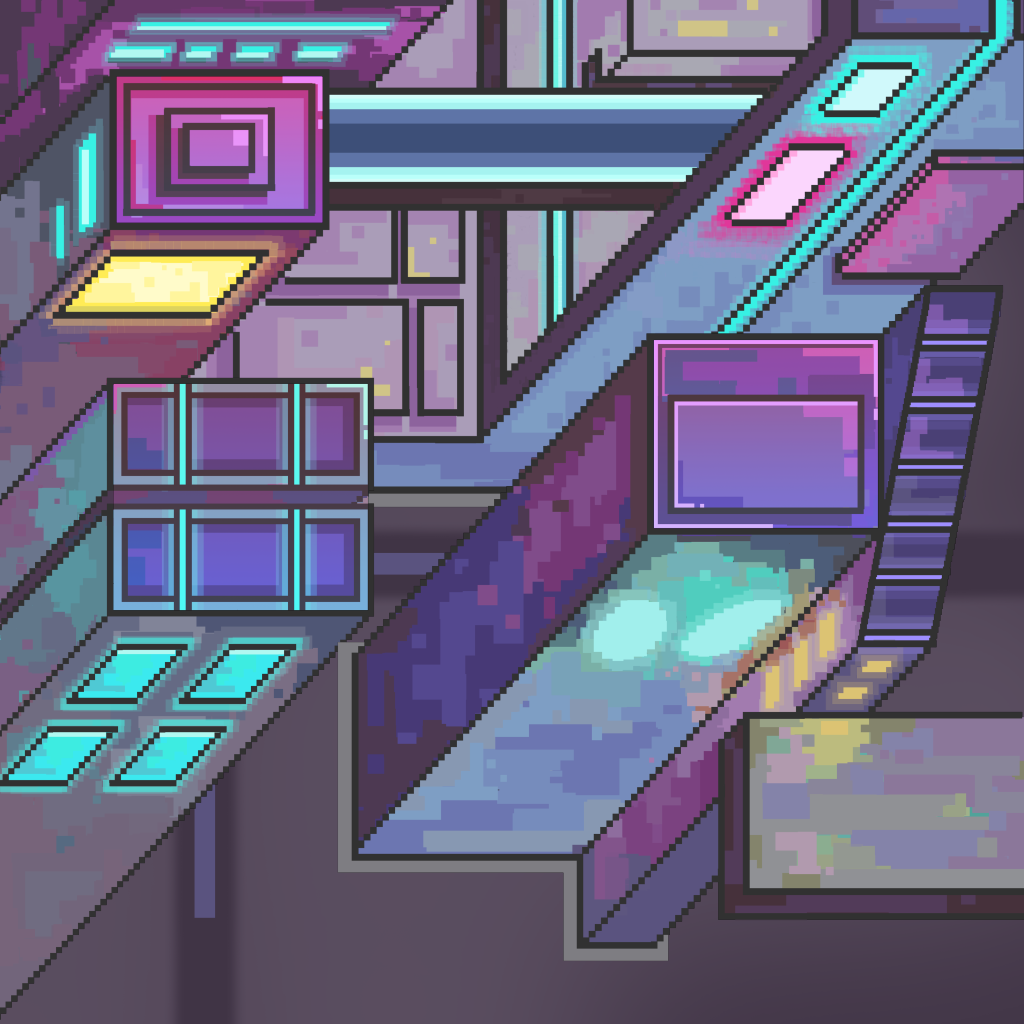

Tiled map render using the project's own tile images. Description and the whole map definition, tile-layer contents included, below:
An orthogonal 16x16 tile map with 64x64 px tiles, 1 tile layer (BG), 4 image layers and 7 objects.

<map version="1.5" tiledversion="1.7.2" orientation="orthogonal" renderorder="right-down" width="16" height="16" tilewidth="64" tileheight="64" infinite="0" nextlayerid="12" nextobjectid="49">
 <tileset firstgid="1" source="tilesheet_complete.tsx" />
 <layer id="6" name="BG" width="16" height="16" locked="1">
  <data encoding="csv">
3,3,3,3,3,3,3,3,3,3,3,3,3,3,3,3,
3,3,3,3,3,3,3,3,3,3,3,3,3,3,3,3,
3,3,3,3,3,3,3,3,3,3,3,3,3,3,3,3,
3,3,3,3,3,3,3,3,3,3,3,3,3,3,3,3,
3,3,3,3,3,3,3,3,3,3,3,3,3,3,3,3,
3,3,3,3,3,3,3,3,3,3,3,3,3,3,3,3,
3,3,3,3,3,3,3,3,3,3,3,3,3,3,3,3,
3,3,3,3,3,3,3,3,3,3,3,3,3,3,3,3,
3,3,3,3,3,3,3,3,3,3,3,3,3,3,3,3,
3,3,3,3,3,3,3,3,3,3,3,3,3,3,3,3,
3,3,3,3,3,3,3,3,3,3,3,3,3,3,3,3,
3,3,3,3,3,3,3,3,3,3,3,3,3,3,3,3,
3,3,3,3,3,3,3,3,3,3,3,3,3,3,3,3,
3,3,3,3,3,3,3,3,3,3,3,3,3,3,3,3,
3,3,3,3,3,3,3,3,3,3,3,3,3,3,3,3,
3,3,3,3,3,3,3,3,3,3,3,3,3,3,3,3
</data>
 </layer>
 <imagelayer id="7" name="Image Layer 1" locked="1">
  <image source="Background/BG_city_background_01.png" width="1024" height="1815" />
 </imagelayer>
 <imagelayer id="8" name="Image Layer 2" locked="1">
  <image source="Platform/Building/PF_building_01.png" width="1024" height="1815" />
 </imagelayer>
 <imagelayer id="9" name="Image Layer 3" locked="1">
  <image source="Platform/Building/PF_building_02.png" width="1024" height="1815" />
 </imagelayer>
 <imagelayer id="10" name="Image Layer 4" locked="1">
  <image source="Platform/Building/PF_building_03.png" width="1024" height="1815" />
 </imagelayer>
 <objectgroup id="2" name="Platform" locked="1">
  <object id="39" x="111.333" y="67" width="218.667" height="161.333" />
  <object id="40" x="648.333" y="331.667" width="236.667" height="202" />
  <object id="41" x="110" y="382" width="261.333" height="105.333" />
  <object id="42" x="111.667" y="506.667" width="260.667" height="106.333" />
  <object id="43" x="744.667" y="712.333" width="278.333" height="180" />
 </objectgroup>
 <objectgroup id="4" name="Obstacle" locked="1" />
 <objectgroup id="5" name="MovingPlatform">
  <object id="45" x="344.333" y="889.333" width="204" height="144" />
  <object id="47" x="525.939" y="548.606" width="204" height="144">
   <properties>
    <property name="direction" value="right" />
   </properties>
  </object>
 </objectgroup>
</map>
